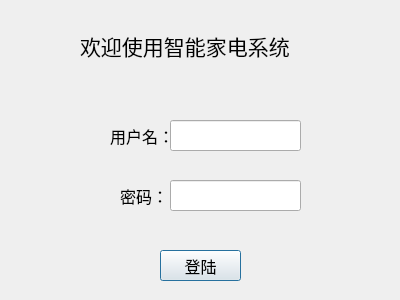
<?xml version="1.0" encoding="UTF-8"?>
<ui version="4.0">
 <class>login</class>
 <widget class="QDialog" name="login">
  <property name="geometry">
   <rect>
    <x>0</x>
    <y>0</y>
    <width>400</width>
    <height>300</height>
   </rect>
  </property>
  <property name="windowTitle">
   <string>登陆界面</string>
  </property>
  <property name="windowIcon">
   <iconset resource="resouses.qrc">
    <normaloff>:/new/prefix1/onepage (1).png</normaloff>:/new/prefix1/onepage (1).png</iconset>
  </property>
  <widget class="QLabel" name="label">
   <property name="geometry">
    <rect>
     <x>80</x>
     <y>10</y>
     <width>231</width>
     <height>71</height>
    </rect>
   </property>
   <property name="font">
    <font>
     <family>楷体</family>
     <pointsize>16</pointsize>
    </font>
   </property>
   <property name="text">
    <string>欢迎使用智能家电系统</string>
   </property>
  </widget>
  <widget class="QLabel" name="label_3">
   <property name="geometry">
    <rect>
     <x>70</x>
     <y>110</y>
     <width>31</width>
     <height>41</height>
    </rect>
   </property>
   <property name="text">
    <string/>
   </property>
   <property name="pixmap">
    <pixmap resource="resouses.qrc">:/new/prefix1/user (1).png</pixmap>
   </property>
  </widget>
  <widget class="QLineEdit" name="user">
   <property name="geometry">
    <rect>
     <x>170</x>
     <y>120</y>
     <width>131</width>
     <height>31</height>
    </rect>
   </property>
   <property name="font">
    <font>
     <family>楷体</family>
     <pointsize>12</pointsize>
    </font>
   </property>
  </widget>
  <widget class="QLabel" name="label_2">
   <property name="geometry">
    <rect>
     <x>110</x>
     <y>120</y>
     <width>61</width>
     <height>31</height>
    </rect>
   </property>
   <property name="font">
    <font>
     <family>楷体</family>
     <pointsize>12</pointsize>
    </font>
   </property>
   <property name="text">
    <string>用户名：</string>
   </property>
  </widget>
  <widget class="QLabel" name="label_4">
   <property name="geometry">
    <rect>
     <x>70</x>
     <y>180</y>
     <width>31</width>
     <height>31</height>
    </rect>
   </property>
   <property name="text">
    <string/>
   </property>
   <property name="pixmap">
    <pixmap resource="resouses.qrc">:/new/prefix1/password (1).png</pixmap>
   </property>
  </widget>
  <widget class="QLabel" name="label_5">
   <property name="geometry">
    <rect>
     <x>120</x>
     <y>180</y>
     <width>51</width>
     <height>31</height>
    </rect>
   </property>
   <property name="font">
    <font>
     <family>楷体</family>
     <pointsize>12</pointsize>
    </font>
   </property>
   <property name="text">
    <string>密码：</string>
   </property>
  </widget>
  <widget class="QLineEdit" name="password">
   <property name="geometry">
    <rect>
     <x>170</x>
     <y>180</y>
     <width>131</width>
     <height>31</height>
    </rect>
   </property>
   <property name="font">
    <font>
     <family>楷体</family>
     <pointsize>12</pointsize>
    </font>
   </property>
   <property name="inputMethodHints">
    <set>Qt::ImhHiddenText|Qt::ImhNoAutoUppercase|Qt::ImhNoPredictiveText|Qt::ImhSensitiveData</set>
   </property>
   <property name="maxLength">
    <number>10</number>
   </property>
   <property name="echoMode">
    <enum>QLineEdit::Password</enum>
   </property>
  </widget>
  <widget class="QPushButton" name="pushButton">
   <property name="geometry">
    <rect>
     <x>160</x>
     <y>250</y>
     <width>81</width>
     <height>31</height>
    </rect>
   </property>
   <property name="font">
    <font>
     <family>楷体</family>
     <pointsize>12</pointsize>
    </font>
   </property>
   <property name="text">
    <string>登陆</string>
   </property>
  </widget>
 </widget>
 <resources>
  <include location="resouses.qrc"/>
 </resources>
 <connections/>
</ui>
